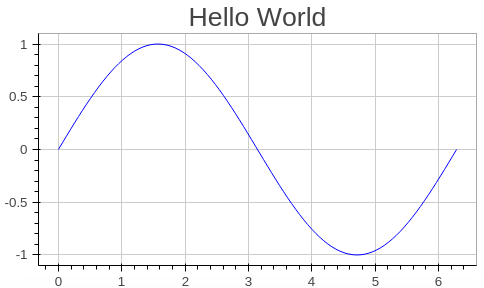

Julia code for this plot:
using Bokeh

Bokeh.includejs(true)  # this is required as these files will be published online
plotfile("hello_world.html")  # this isn't shown in the actual example for simplicity
autoopen(true)

x = linspace(0, 2pi)
y = sin(x)
plot(x, y, title="Hello World")
